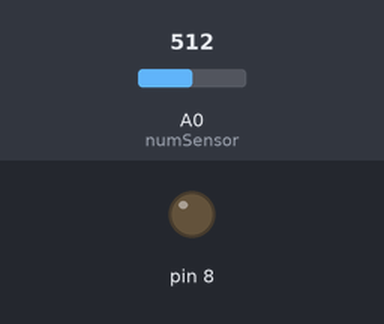
The sketch below on a simulated Arduino Uno, built with avr-gcc and run on an emulated ATmega328P. Parts: output pins drawn as LEDs (lit = HIGH). The inputs (shaded band) are chosen by the test bench; at power-on: A0 (numSensor) = 512. What the sketch prints to the serial monitor is not drawn.

Above: at 1.5 s.
At 3.5 s:
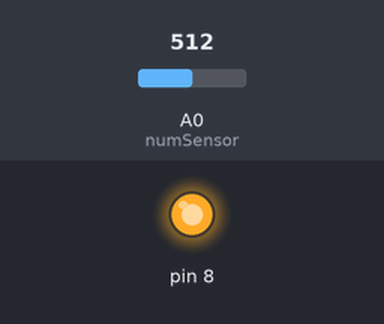
Timing chart, 0 to 5.2 s (numbered marks = the images above):
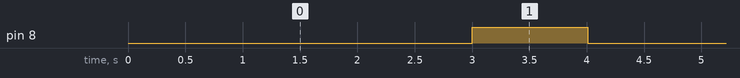

Measured:
- by itself, pin 8: alternates HIGH for 1.0 s and LOW for 3.0 s

The sketch:

IRmeasure_con_test.ino
```cpp
#define IR_THRESHOLD 100
#define EDGE 1
#define NOEDGE 0

//#define WHITEFLOOR

boolean _IRmeasure(int IR_sensor_num);

void setup()
{
  Serial.begin(115200);// Open serial monitor at 115200 baud to see results.
  pinMode(8, OUTPUT);
  digitalWrite(8, LOW);
}
void loop()
{
  int numSensor=0;
  boolean borde=0;

  borde= _IRmeasure(numSensor);

  Serial.print("Valor del sensor: ");
  Serial.print(analogRead(numSensor));
  Serial.print("\t");

  Serial.print("Borde?: ");
  Serial.println(borde);


}

boolean _IRmeasure(int IR_sensor_num)
{

   int i=0;
   int measure = 0;
   boolean edge=0;

   delay(3000);

   digitalWrite(8, HIGH);
   delay(10);


   for (i=0; i<4; i++){
    measure+=analogRead(IR_sensor_num);
   }

   measure=measure/4; //mathematic mean of 4 measures

   if (measure<= IR_THRESHOLD)//if white detected
   {
     #ifdef WHITEFLOOR
     edge=NOEDGE;//NOEDGE=0
     #endif

     #ifndef WHITEFLOOR
     edge=EDGE;//EDGE=1
     #endif

   }
    else   //black detected
    {      //measure>IR_THRESHOLD

     #ifdef WHITEFLOOR
     edge=EDGE;//EDGE=1
     #endif

     #ifndef WHITEFLOOR
     edge=NOEDGE;//NOEDGE=0
     #endif

    }

    delay(1000);

    digitalWrite(8, LOW);

    return(edge);
}
```
